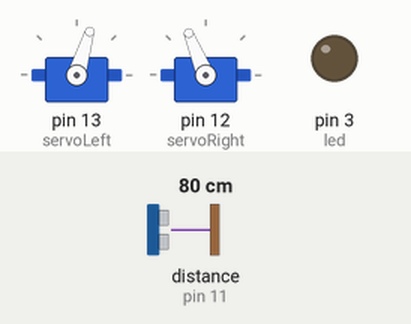
This sketch was run on a simulated Arduino Uno, built with avr-gcc and run on an emulated ATmega328P. Parts: 2 × servo, output pins drawn as LEDs (lit = HIGH). Dashed ring = blinking. The test bench sets the inputs (shaded band); at power-on: distance to the obstacle (sensor on pin 11) 80 cm. The echo pulse lasts 58.3 µs per cm.

Above: at 1.9 s.
2.0 s: distance to the obstacle (sensor on pin 11) set to 11 cm
3.5 s: distance to the obstacle (sensor on pin 11) set to 8 cm
At 5.2 s:
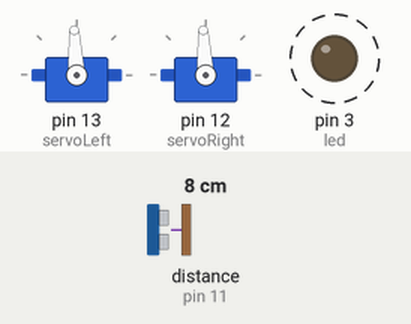
7.8 s: distance to the obstacle (sensor on pin 11) set to 18 cm
At 9.2 s:
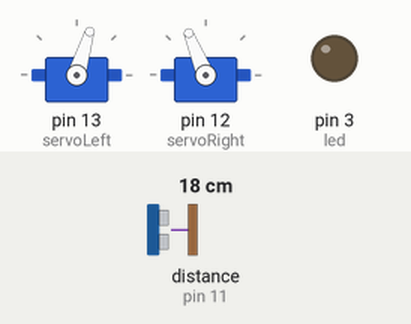
Timing chart, 0 to 10.8 s (numbered marks = the images above; inputs shaded):
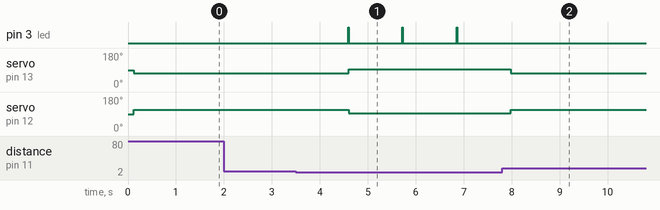

Measured:
- the behaviour switches between 10 and 9 cm on distance to the obstacle (sensor on pin 11) (found by bisection; images 0 and 1)
- after the input at 2.0 s, every drawn part: stays the same
- after the input at 3.5 s, pin 3 (led): alternates HIGH for 0.01 s and LOW for 1.1 s, starting after 1.1 s; servo on pin 13 (servoLeft): 73° → 93° after 1.1 s; servo on pin 12 (servoRight): 112° → 93° after 1.1 s
- after the input at 7.8 s, pin 3 (led): stops changing and stays LOW; servo on pin 13 (servoLeft): 93° → 73° after 0.18 s; servo on pin 12 (servoRight): 93° → 112° after 0.18 s

The sketch:

ForwardAndPing.ino
```cpp
/**
*
* @Author: Fukakai
* 02/06.2013
* Moving samples
*/

#include <Servo.h>
#include <NewPing.h>

int variator = 200;                  // Positive is turn under the direction of clockwise
                                     // Negative is turn on the oposite of the direction of clockwise

#define ULTRA_TRIGGER 11       // What pin we have connected the Ultrasonic range sensor Trigger pin
#define ULTRA_ECHO    11        // What pin we have connected the Ultrasonic range sensor Echo pin
#define MAX_DISTANCE 350        // Maximum distance we want to ping for (in centimeters). Most sensor are rated at 400-500cm.

Servo servoLeft;                     // Declare left and right servos
Servo servoRight;
unsigned long echoTime=0;
long int      distance=0;
const int pingPin = 7;
int led = 3;


NewPing sonar(ULTRA_TRIGGER, ULTRA_ECHO, MAX_DISTANCE); // NewPing setup of pins and maximum distance.

void setup() {
  servoLeft.attach(13);                     // Attach left wheel signal to pin 13
  servoRight.attach(12);                    // Attach right wheel signal to pin 12

  pinMode(led, OUTPUT);

  pinMode(ULTRA_TRIGGER, OUTPUT);           //Create signal on this pin
  pinMode(ULTRA_ECHO, INPUT);              //Create signal on this pin
}

void loop() {

  echoTime = sonar.ping_median();  // We do 5 measurements to have a good average and filter bad measurements
  distance = sonar.convert_cm(echoTime);

  if(distance < 10){
      digitalWrite(led, HIGH);  // sets the LED on
      delay(10);                // waits for a second
      digitalWrite(led, LOW);   // sets the LED off
      maneuver(0, 0, 1000);                     // Stop 3000 seconds
  }else{
    maneuver(-variator, -variator, 1000);      // Forward 1 seconds
  }

}

void maneuver(int speedLeft, int speedRight, int msTime)
{
  // speedLeft, speedRight ranges: Backward  Linear  Stop  Linear   Forward
  //                               -200      -100......0......100       200
  servoLeft.writeMicroseconds(1500 + speedLeft);   // Set Left servo speed
  servoRight.writeMicroseconds(1500 - speedRight); // Set right servo speed
  if(msTime==-1)                                   // if msTime = -1
  {
    servoLeft.detach();                            // Stop servo signals
    servoRight.detach();
  }
  delay(msTime);                                   // Delay for msTime}
}
```
